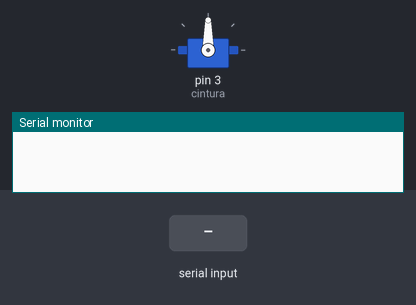
The sketch below on a simulated Arduino Uno, built with avr-gcc and run on an emulated ATmega328P. On the bench: servo, the last lines printed to the serial monitor. The inputs (shaded band) are chosen by the test bench.

Above: at 1.2 s.
1.3 s: "30 150 10\n" received over Serial
At 2.5 s:
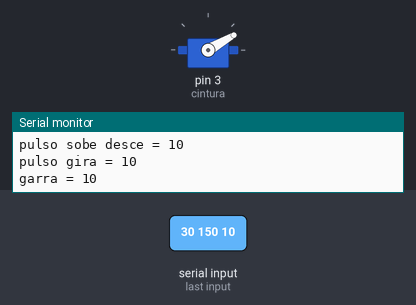
2.8 s: "5\n" received over Serial
At 4.0 s:
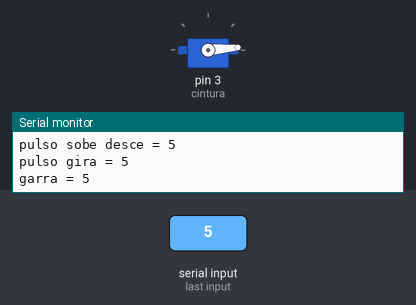
4.3 s: "200\n" received over Serial
At 5.5 s:
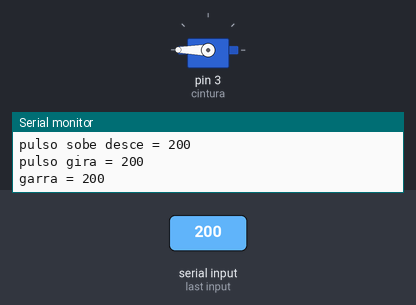
5.8 s: "90 45 200\n" received over Serial
At 7.2 s:
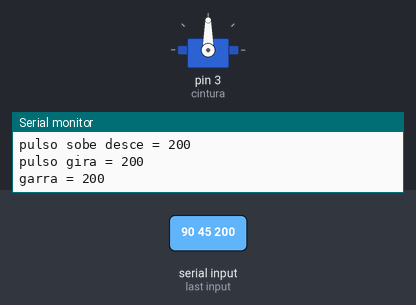
Timing chart, 0 to 8.3 s (numbered marks = the images above; inputs shaded):
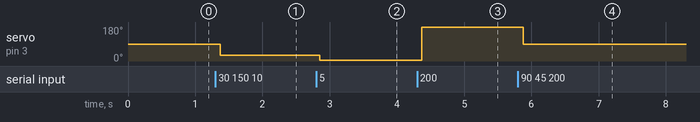

The sketch:

seraQfunciona.ino
```cpp
#include <Servo.h>
Servo cintura;
Servo ombro;
Servo cotovelo;
Servo pulsoSD;
Servo pulsoG;
Servo garra;

char c;
int destinoCintura = 10;
int destinoOmbro = 100;
int destinoCotovelo = 110;
int destinoPulsoSD = 130;
int destinoPulsoG = 150;
int destinoGarra = 100;
String comando, primeiro, segundo, terceiro, quarto, quinto, sexto;

void processar(){
  primeiro = comando.substring(0,comando.indexOf(' ')); // primeiro
  comando = comando.substring(comando.indexOf(' ')+1);
  destinoCintura = primeiro.toInt();

  segundo = comando.substring(0,comando.indexOf(' ')); // segundo
  comando = comando.substring(comando.indexOf(' ')+1);
  destinoOmbro = segundo.toInt();

  terceiro = comando.substring(0,comando.indexOf(' ')); // terceiro
  comando = comando.substring(comando.indexOf(' ')+1);
  destinoCotovelo = terceiro.toInt();

  quarto = comando.substring(0,comando.indexOf(' ')); // quarto
  comando = comando.substring(comando.indexOf(' ')+1);
  destinoPulsoSD = quarto.toInt();

  quinto = comando.substring(0,comando.indexOf(' ')); // quinto
  comando = comando.substring(comando.indexOf(' ')+1);
  destinoPulsoG = quinto.toInt();

  sexto = comando.substring(0,comando.indexOf(' ')); // sexto
  comando = comando.substring(comando.indexOf(' ')+1);
  destinoGarra = sexto.toInt();

  Serial.print("cintura = ");
  Serial.println(primeiro);
  Serial.print("ombro = ");
  Serial.println(segundo);
  Serial.print("cotovelo = ");
  Serial.println(terceiro);
  Serial.print("pulso sobe desce = ");
  Serial.println(quarto);
  Serial.print("pulso gira = ");
  Serial.println(quinto);
  Serial.print("garra = ");
  Serial.println(sexto);
  Serial.println();
  Serial.println();

  cintura.write(destinoCintura);
  ombro.write(destinoOmbro);
  cotovelo.write(destinoCotovelo);
  pulsoSD.write(destinoPulsoSD);
  pulsoG.write(destinoPulsoG);
  garra.write(destinoGarra);
}

void setup() {
  // initialize serial:
  Serial.begin(9600); //set serial monitor baud rate to match

  cintura.attach(3);
  //ombro.attach(5);
  //cotovelo.attach(6);
  //pulsoSD.attach(9);
  //pulsoG.attach(10);
  //garra.attach(11);
}

void loop() {
  // if there's any serial available, read it:
if(Serial.available() > 0){
  c = Serial.read();
  comando += c;
  if(c == '\n'){
      // acabou
      Serial.print("recebido = ");
      Serial.println(comando);
      processar();
      comando = "";
    }
  }
}
```

Measured:
- after the input at 1.3 s, servo on pin 3 (cintura): 90° → 30° after 0.07 s
- after the input at 2.8 s, servo on pin 3 (cintura): 30° → 5° after 0.05 s
- after the input at 4.3 s, servo on pin 3 (cintura): 5° → 180° after 0.07 s
- after the input at 5.8 s, servo on pin 3 (cintura): 180° → 90° after 0.08 s
